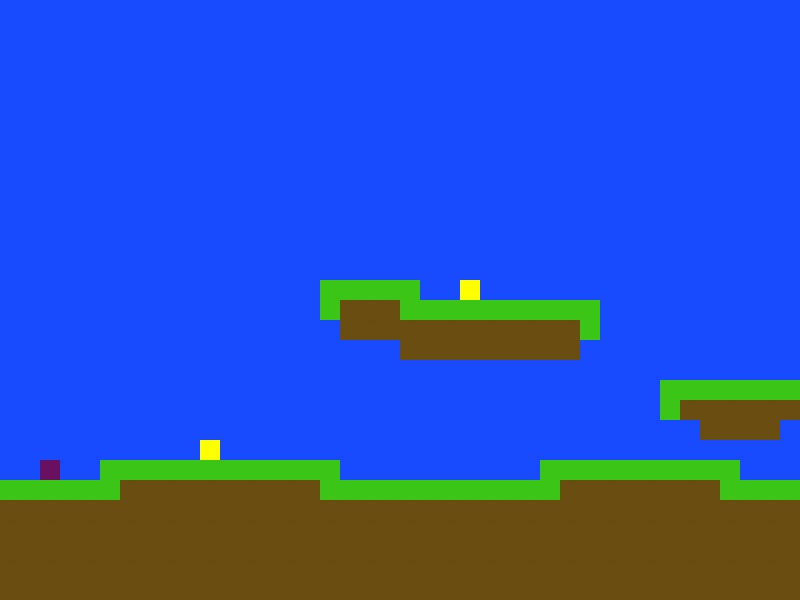

Below is a game level as drawn by its tile map, then a one-line description and the .tmx file that defines it, in full:
An orthogonal 40x30 tile map with 20x20 px tiles, 1 tile layer (Tile Layer 1).

<map version="1.0" orientation="orthogonal" renderorder="right-down" width="40" height="30" tilewidth="20" tileheight="20" backgroundcolor="#184afe">
 <tileset firstgid="1" name="tileset" tilewidth="20" tileheight="20">
  <image source="../assets/tileset.png" width="100" height="20" />
 </tileset>
 <layer name="Tile Layer 1" width="40" height="30">
  <data encoding="csv">
0,0,0,0,0,0,0,0,0,0,0,0,0,0,0,0,0,0,0,0,0,0,0,0,0,0,0,0,0,0,0,0,0,0,0,0,0,0,0,0,
0,0,0,0,0,0,0,0,0,0,0,0,0,0,0,0,0,0,0,0,0,0,0,0,0,0,0,0,0,0,0,0,0,0,0,0,0,0,0,0,
0,0,0,0,0,0,0,0,0,0,0,0,0,0,0,0,0,0,0,0,0,0,0,0,0,0,0,0,0,0,0,0,0,0,0,0,0,0,0,0,
0,0,0,0,0,0,0,0,0,0,0,0,0,0,0,0,0,0,0,0,0,0,0,0,0,0,0,0,0,0,0,0,0,0,0,0,0,0,0,0,
0,0,0,0,0,0,0,0,0,0,0,0,0,0,0,0,0,0,0,0,0,0,0,0,0,0,0,0,0,0,0,0,0,0,0,0,0,0,0,0,
0,0,0,0,0,0,0,0,0,0,0,0,0,0,0,0,0,0,0,0,0,0,0,0,0,0,0,0,0,0,0,0,0,0,0,0,0,0,0,0,
0,0,0,0,0,0,0,0,0,0,0,0,0,0,0,0,0,0,0,0,0,0,0,0,0,0,0,0,0,0,0,0,0,0,0,0,0,0,0,0,
0,0,0,0,0,0,0,0,0,0,0,0,0,0,0,0,0,0,0,0,0,0,0,0,0,0,0,0,0,0,0,0,0,0,0,0,0,0,0,0,
0,0,0,0,0,0,0,0,0,0,0,0,0,0,0,0,0,0,0,0,0,0,0,0,0,0,0,0,0,0,0,0,0,0,0,0,0,0,0,0,
0,0,0,0,0,0,0,0,0,0,0,0,0,0,0,0,0,0,0,0,0,0,0,0,0,0,0,0,0,0,0,0,0,0,0,0,0,0,0,0,
0,0,0,0,0,0,0,0,0,0,0,0,0,0,0,0,0,0,0,0,0,0,0,0,0,0,0,0,0,0,0,0,0,0,0,0,0,0,0,0,
0,0,0,0,0,0,0,0,0,0,0,0,0,0,0,0,0,0,0,0,0,0,0,0,0,0,0,0,0,0,0,0,0,0,0,0,0,0,0,0,
0,0,0,0,0,0,0,0,0,0,0,0,0,0,0,0,0,0,0,0,0,0,0,0,0,0,0,0,0,0,0,0,0,0,0,0,0,0,0,0,
0,0,0,0,0,0,0,0,0,0,0,0,0,0,0,0,0,0,0,0,0,0,0,0,0,0,0,0,0,0,0,0,0,0,0,0,0,0,0,0,
0,0,0,0,0,0,0,0,0,0,0,0,0,0,0,0,1,1,1,1,1,0,0,3,0,0,0,0,0,0,0,0,0,0,0,0,0,0,0,0,
0,0,0,0,0,0,0,0,0,0,0,0,0,0,0,0,1,2,2,2,1,1,1,1,1,1,1,1,1,1,0,0,0,0,0,0,0,0,0,0,
0,0,0,0,0,0,0,0,0,0,0,0,0,0,0,0,0,2,2,2,2,2,2,2,2,2,2,2,2,1,0,0,0,0,0,0,0,0,0,0,
0,0,0,0,0,0,0,0,0,0,0,0,0,0,0,0,0,0,0,0,2,2,2,2,2,2,2,2,2,0,0,0,0,0,0,0,0,0,0,0,
0,0,0,0,0,0,0,0,0,0,0,0,0,0,0,0,0,0,0,0,0,0,0,0,0,0,0,0,0,0,0,0,0,0,0,0,0,0,0,0,
0,0,0,0,0,0,0,0,0,0,0,0,0,0,0,0,0,0,0,0,0,0,0,0,0,0,0,0,0,0,0,0,0,1,1,1,1,1,1,1,
0,0,0,0,0,0,0,0,0,0,0,0,0,0,0,0,0,0,0,0,0,0,0,0,0,0,0,0,0,0,0,0,0,1,2,2,2,2,2,2,
0,0,0,0,0,0,0,0,0,0,0,0,0,0,0,0,0,0,0,0,0,0,0,0,0,0,0,0,0,0,0,0,0,0,0,2,2,2,2,0,
0,0,0,0,0,0,0,0,0,0,3,0,0,0,0,0,0,0,0,0,0,0,0,0,0,0,0,0,0,0,0,0,0,0,0,0,0,0,0,0,
0,0,4,0,0,1,1,1,1,1,1,1,1,1,1,1,1,0,0,0,0,0,0,0,0,0,0,1,1,1,1,1,1,1,1,1,1,0,0,0,
1,1,1,1,1,1,2,2,2,2,2,2,2,2,2,2,1,1,1,1,1,1,1,1,1,1,1,1,2,2,2,2,2,2,2,2,1,1,1,1,
2,2,2,2,2,2,2,2,2,2,2,2,2,2,2,2,2,2,2,2,2,2,2,2,2,2,2,2,2,2,2,2,2,2,2,2,2,2,2,2,
2,2,2,2,2,2,2,2,2,2,2,2,2,2,2,2,2,2,2,2,2,2,2,2,2,2,2,2,2,2,2,2,2,2,2,2,2,2,2,2,
2,2,2,2,2,2,2,2,2,2,2,2,2,2,2,2,2,2,2,2,2,2,2,2,2,2,2,2,2,2,2,2,2,2,2,2,2,2,2,2,
2,2,2,2,2,2,2,2,2,2,2,2,2,2,2,2,2,2,2,2,2,2,2,2,2,2,2,2,2,2,2,2,2,2,2,2,2,2,2,2,
2,2,2,2,2,2,2,2,2,2,2,2,2,2,2,2,2,2,2,2,2,2,2,2,2,2,2,2,2,2,2,2,2,2,2,2,2,2,2,2
</data>
 </layer>
</map>
